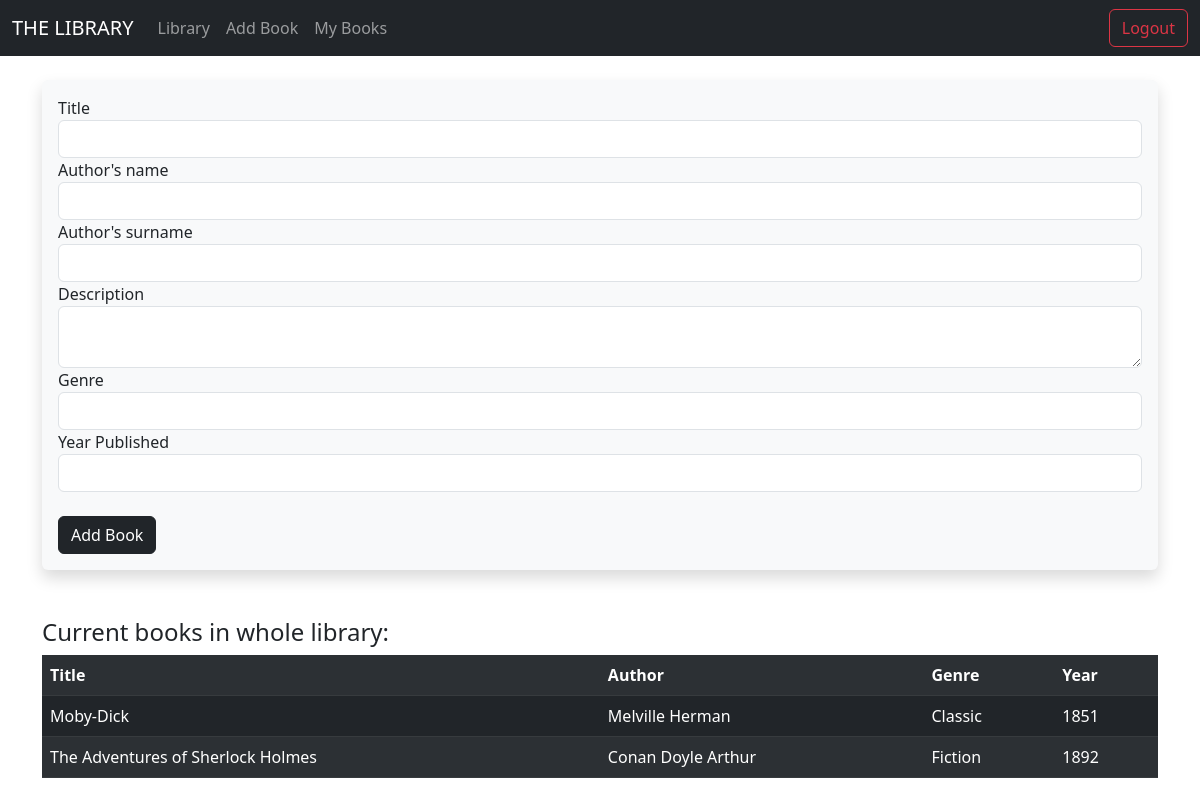
The app's page /addbook (signed in), older data.
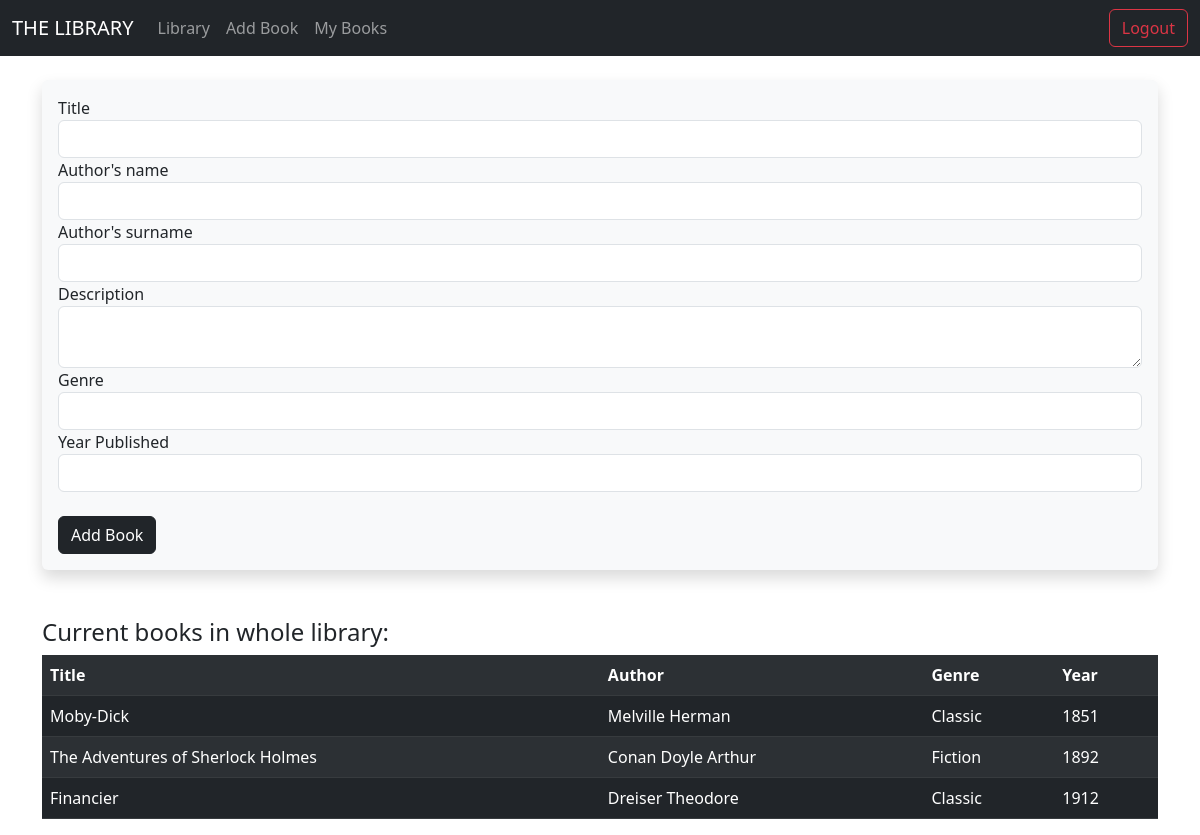
The same page, newer data.
### models/db_models.py (models this page shows)
class Book(db.Model):
    id = db.Column(db.Integer, primary_key=True)
    title = db.Column(db.String(100), nullable=False, unique=False)
    author_name = db.Column(db.String(100), nullable=False, unique=False)
    author_surname = db.Column(db.String(100), nullable=True, unique=False)
    year = db.Column(db.String(100), nullable=False, unique=False)
    genre = db.Column(db.String(50), nullable=False, unique=False)
    description = db.Column(db.Text)
    reviews = db.relationship("Review", backref='reviewed_book')
    reader = db.relationship("Library", backref='stored_book')

### main.py (the view)
@app.route('/addbook', methods=['GET', 'POST'])
@login_required
def addbook():
    book_form = BookForm()
    if book_form.validate_on_submit():
        book = Book(title=book_form.title.data, author_name=book_form.author_name.data, author_surname=book_form.author_surname.data, year=book_form.year.data, genre=book_form.genre.data, description=book_form.description.data)
        db.session.add(book)
        db.session.commit()
    books = Book.query.all()
    return render_template("add_book.html", books=books, book_form=book_form)

### forms.py
class BookForm(FlaskForm):
    title = StringField("Title", validators=[DataRequired()])
    author_name = StringField("Author's name", validators=[DataRequired()])
    author_surname = StringField("Author's surname", validators=[DataRequired()])
    genre = StringField("Genre", validators=[DataRequired()])
    description = TextAreaField("Description", validators=[DataRequired()])
    year = IntegerField("Year Published", validators=[DataRequired()])
    submitbutton = SubmitField("Add Book")

### main.py (called while the page is built)
@login_manager.user_loader
def load_user(user_id):
    return Users.query.get(int(user_id))

### templates/add_book.html (shortened to what this page needs)
{% extends 'base.html'%}
{% block content %}
<br>
<div class="shadow p-3 mb-5 bg-body-tertiary rounded">
<form method="POST">
    {{book_form.title.label}}
    {{book_form.title(class="form-control")}}
    {{book_form.author_name.label}}
    {{book_form.author_name(class="form-control")}}
    {{book_form.author_surname.label}}
    {{book_form.author_surname(class="form-control")}}
    {{book_form.description.label}}
    {{book_form.description(class="form-control")}}
    {{book_form.genre.label}}
    {{book_form.genre(class="form-control")}}
    {{book_form.year.label}}
    {{book_form.year(class="form-control")}}
    <br>
    {{book_form.submitbutton(class="btn btn-dark")}}
</form>
</div>
<h4>Current books in whole library:</h4>
    <table class="table table table-dark table-hover table-striped">
    <th>Title</th>
    <th>Author</th>
    <th>Genre</th>
    <th>Year</th>
    {%for book in books %}
<tr>
    <td>{{book.title}}</td>
    <td>{{book.author_surname}} {{book.author_name}}</td>
    <td>{{book.genre}}</td>
    <td>{{book.year}}</td>
</tr>
{%endfor%}
</table>
</div>
{% endblock %}

Row changes from the older to the newer data that the page shows:
added Book: title "Financier", author_surname "Dreiser", author_name "Theodore", genre "Classic", year "1912"
